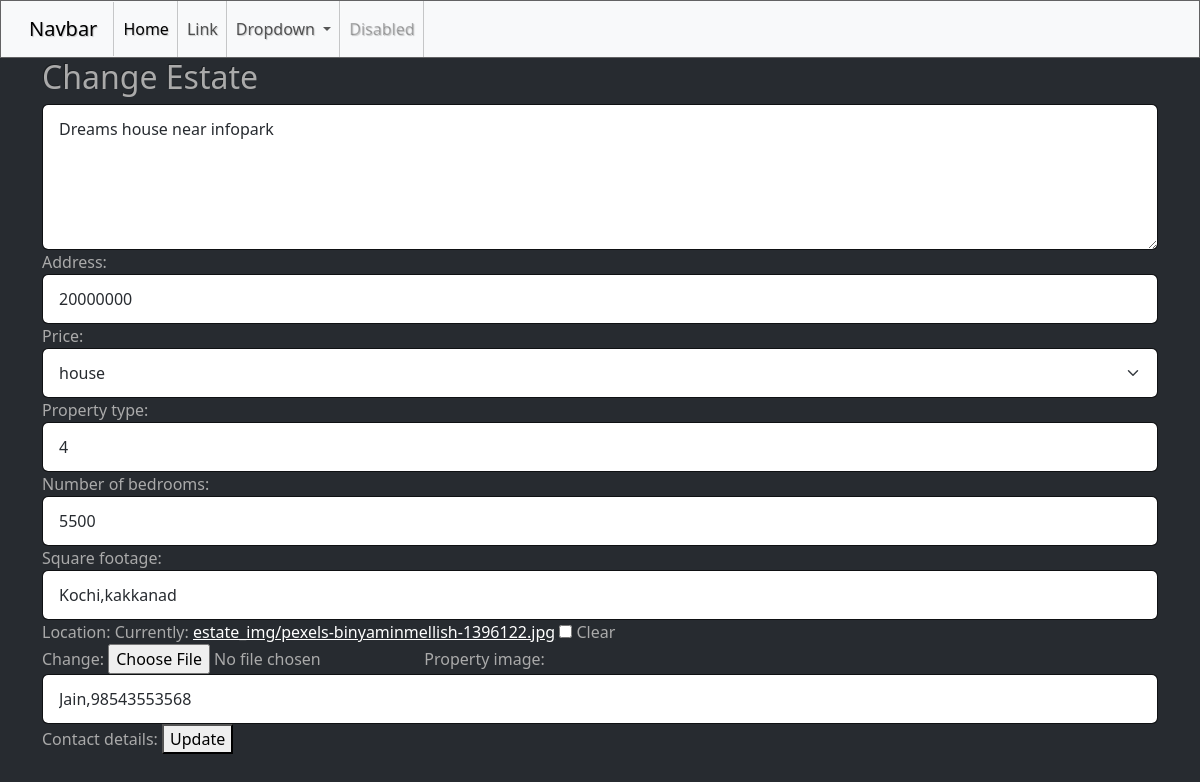
Screenshot of /estate/1/update/ with the database file from the repository.
### estate/models.py (models this page shows, shortened)
class Estate(models.Model):
    address=models.TextField()
    price=models.PositiveIntegerField()
    property_options=(
        ("apartment","apartment"),
        ("house","house"),
        ("land","land"),
    )
    property_type=models.CharField(max_length=100,choices=property_options,default="land")
    number_of_bedrooms=models.PositiveIntegerField()
    square_footage=models.PositiveIntegerField()
    location=models.CharField(max_length=100)
    property_image=models.ImageField(upload_to="estate_img",null=True,blank=True)
    contact_details=models.CharField(max_length=100)

### estate/views.py (the view, shortened to what this page needs)
# urls.py: path('estate/<int:pk>/update/',views.EstateUpdateView.as_view(),name="estate-update"),
class EstateUpdateView(View):
    template_name="estate_update.html"
    form_class=EstateForm
    def get(self,request,*args,**kwargs):
        id=kwargs.get("pk")
        estate_object=Estate.objects.get(id=id)
        form_instance=self.form_class(instance=estate_object)
        return render(request,self.template_name,{"form":form_instance})

### estate/forms.py
class EstateForm(forms.ModelForm):
    class Meta:
        model=Estate
        fields="__all__"
        widgets={
            "address":forms.Textarea(attrs={"class":"form-control","rows":5}),
            "price":forms.NumberInput(attrs={"class":"form-control"}),
            "property_type":forms.Select(attrs={"class":"form-control form-select"}),
            "number_of_bedrooms":forms.NumberInput(attrs={"class":"form-control"}),
            "square_footage":forms.NumberInput(attrs={"class":"form-control"}),
            "location":forms.TextInput(attrs={"class":"form-control"}),
            "property_img":forms.FileInput(attrs={"class":"form-control"}),
            "contact_details":forms.TextInput(attrs={"class":"form-control"}),
        }

### estate/templates/estate_update.html (shortened to what this page needs)
{%extends 'base.html'%}
{%block main_block%}
<div class="container">
    <h2>Change Estate</h2>
    <form action="" method="post" enctype="multipart/form-data">
        {%for f in form%}
           {{f}}
           {{f.label_tag}}
        {%endfor%}
        <button type="submit">Update</button>
    </form>
</div>
{%endblock%}

### rows the page displays
Estate: form "Dreams house near infopark" "20000000" "house" "4" "5500" "Kochi,kakkanad" "Jain,98543553568"

### other values shown
{{ f.label_tag }} "Address:" "Price:" "Property type:" "Number of bedrooms:" "Square footage:" "Location:" "Property image:" "Contact details:"
